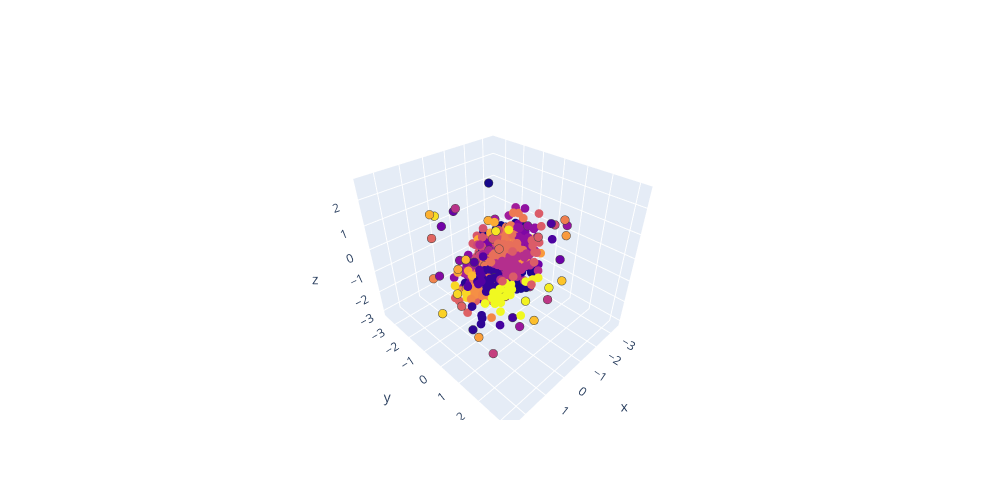

Notebook source saved alongside this figure:
### Code cell
(x_trajs, y_trajs, z_trajs), _  = next(iter(DataLoader(val_set, batch_size=len(val_set), shuffle=False, drop_last=True)))
trajs = th.stack([x_trajs, y_trajs, z_trajs], dim=-3).to(device=device)
_, latent_idx, *_, latent = vq_model.encode(trajs)

latent = latent.detach().cpu().numpy()
latent_idx = latent_idx.flatten().detach().cpu().numpy()

point = vq_model.quantizer.embedding.weight.detach().cpu().numpy().T
x, y, z = point
fig = go.Figure(
    data=[
        go.Scatter3d(x=latent[..., 0].ravel(), y=latent[..., 1].ravel(), z=latent[..., 2].ravel(), mode='markers', marker=dict(size=3, color=latent_idx)),
        go.Scatter3d(x=x, y=y, z=z, mode='markers', marker=dict(line=dict(width=2), size=3, color=np.arange(znum))),
    ],
    layout=go.Layout(width=1_000, height=500, showlegend=False)
)
fig.update_xaxes(showticklabels=False)
fig.update_yaxes(showticklabels=False)
fig.show()

### Figure 1 — Plotly figure (JSON) as saved in the notebook; plotly's stock layout.template omitted (floating-point values rounded to 4 significant figures; data arrays with more than 128 entries replaced by an {"elided": "..."} marker saying what was removed)
{"data": [{"marker": {"color": {"elided": "1024 int values"}, "size": 3}, "mode": "markers", "type": "scatter3d", "x": {"elided": "1024 float values"}, "y": {"elided": "1024 float values"}, "z": {"elided": "1024 float values"}}, {"marker": {"color": [0, 1, 2, 3, 4, 5, 6, 7, 8, 9, 10, 11, 12, 13, 14, 15, 16, 17, 18, 19, 20, 21, 22, 23, 24, 25, 26, 27, 28, 29, 30, 31, 32, 33, 34, 35, 36, 37, 38, 39, 40, 41, 42, 43, 44, 45, 46, 47, 48, 49, 50, 51, 52, 53, 54, 55, 56, 57, 58, 59, 60, 61, 62, 63], "line": {"width": 2}, "size": 3}, "mode": "markers", "type": "scatter3d", "x": [-1.661, -1.497, -0.1899, -0.4058, 1.947, 0.9235, -1.238, 1.135, -0.9467, 1.35, -0.5559, 0.02163, 0.2112, -1.554, 1.05, -0.3188, -1.615, 1.703, 0.07234, -1.01, -1.761, 0.258, -1.754, 0.1371, 0.2299, -1.565, 0.6972, 0.5197, -1.455, -1.491, 1.857, -0.3613, 0.3871, -1.449, -0.02843, -1.56, 0.127, 1.045, 1.341, -0.7754, 0.6255, 0.4856, -0.8676, -1.388, 1.517, 0.8456, 0.891, -0.2654, -1.611, 1.948, 1.083, -1.319, 1.586, 1.307, -0.1966, -1.468, -1.77, 1.834, 1.336, 1.266, 0.7869, -1.22, 0.5435, 1.128], "y": [-1.621, -1.84, 1.323, -1.119, 0.9553, 0.9372, -0.4512, 1.952, 1.592, 0.4753, 0.2202, -0.5989, -1.885, 1.654, -1.51, -0.2057, -0.2295, -0.9843, -1.911, 0.5714, 1.648, 1.497, -1.789, -0.7276, -0.04469, 0.3569, 1.195, -1.352, 1.355, 0.348, 1.803, -0.5826, -0.3688, 1.374, -0.1283, -1.537, 1.959, -0.7284, -1.747, -0.2988, 0.8426, 0.008195, -0.1618, 1.786, -1.667, 0.7004, -0.581, 0.307, 1.754, 1.233, -0.7259, -1.719, -1.327, 0.01388, 1.763, 1.882, 0.00951, -0.8623, -0.5364, -1.542, 0.8698, 1.534, 1.949, 1.615], "z": [-0.07501, 1.891, -0.537, -1.171, -1.29, 0.2949, -1.177, -0.6225, 1.774, 0.8768, -0.4869, -1.254, 1.329, 0.1171, 1.214, -0.06237, -0.09818, -0.2698, -0.8906, 1.247, 1.392, -1.957, 0.2779, -0.5587, 0.5497, -1.85, 0.6998, 1.756, -1.841, -0.6536, -1.827, -1.341, 0.2636, 1.432, 0.8502, -0.7356, 1.908, -1.916, 0.7569, -0.8266, 1.202, 0.06327, 0.9601, 1.805, -0.866, -0.8598, -1.066, 0.1802, 1.109, -1.435, -0.1745, 0.4177, 1.941, 0.7195, -1.788, -0.6481, -0.2195, -1.856, -1.026, 1.681, 1.928, -1.021, -0.3072, 0.05103]}], "layout": {"height": 500, "showlegend": false, "width": 1000, "xaxis": {"showticklabels": false}, "yaxis": {"showticklabels": false}}}
